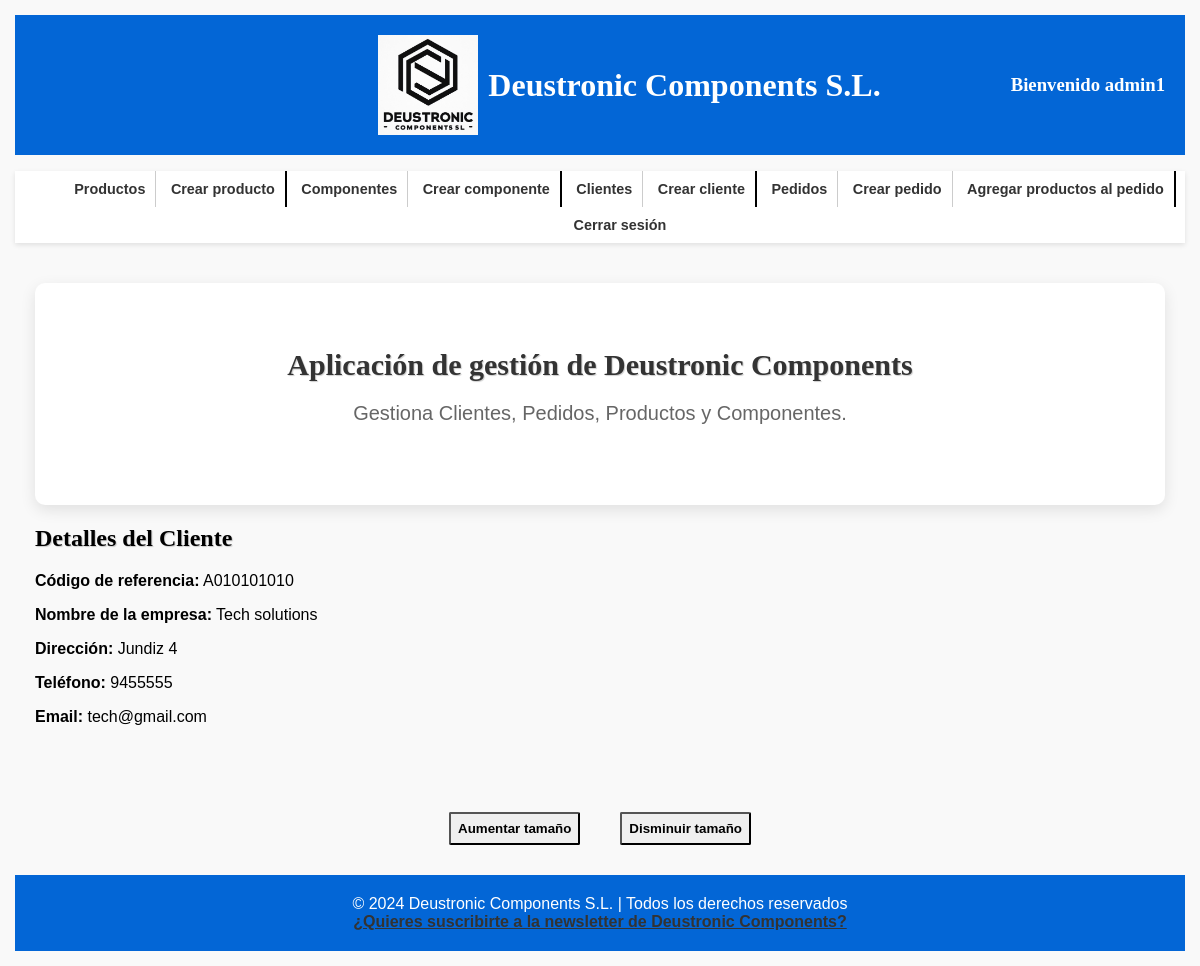
The app's page /appDeustronicComponents/cliente/A010101010 (signed in) with its own data.
### appDeustronicComponents/models.py (models this page shows, shortened)
class Cliente(models.Model):
    cif = models.CharField(max_length=100, primary_key=True)
    nombre_empresa = models.CharField(max_length=100)
    direccion = models.CharField(max_length=255)
    telefono = models.IntegerField()
    email = models.EmailField(max_length=255)
    created = models.DateTimeField(auto_now_add=True)
    updated = models.DateTimeField(auto_now=True)
    class Meta:
        verbose_name_plural = "clientes"
        verbose_name = "cliente"
        ordering = ["-created"]

### appDeustronicComponents/views.py (the view)
# urls.py: path('cliente/<str:pk>', ClienteDetailView.as_view(), name='detalle_cliente'),
class ClienteDetailView(DetailView):
    model = Cliente
    template_name = 'appDeustronicComponents/cliente_detail.html'
    context_object_name = 'cliente'
    @method_decorator(login_required)
    def dispatch(self, request, *args, **kwargs):
        return super().dispatch(request, *args, **kwargs)

### templates/appDeustronicComponents/cliente_detail.html (shortened to what this page needs)
{% extends 'base.html' %}
{% block contenido %}
    <h2 class="izq">Detalles del Cliente</h2>
    <p><strong>Código de referencia:</strong> {{ cliente.cif }}</p>
    <p><strong>Nombre de la empresa:</strong> {{ cliente.nombre_empresa }}</p>
    <p><strong>Dirección:</strong> {{ cliente.direccion }}</p>
    <p><strong>Teléfono:</strong> {{ cliente.telefono }}</p>
    <p><strong>Email:</strong> {{ cliente.email }}</p>
{% endblock %}

### templates/base.html (shortened to what this page needs)
<!DOCTYPE html>
<html lang="es">
<head>
    {% load static %}
    <link rel="stylesheet" href="{% static 'css/style.css' %}">
</head>
<body>
<header>
    <div class="logo-container">
        <a href="/appDeustronicComponents/">
            <img src="{% static 'images/logo.jpg' %}" alt="Deustronic Components Logo">
        </a>
        <h1>Deustronic Components S.L.</h1>
    </div>
    <div class="Bienvenida">
        <h3>
            Bienvenido {{ request.user.username }}
        </h3>
    </div>
</header>
<nav>
    <ul id="listaNav">
        <li><a href="{% url 'lista_productos' %}">Productos</a></li>
        <li class="separador"><a href="{% url 'crear_producto' %}">Crear producto</a></li>
        <li><a href="{% url 'lista_componentes' %}">Componentes</a></li>
        <li class="separador"><a href="{% url 'crear_componente' %}">Crear componente</a></li>
        <li><a href="{% url 'lista_clientes' %}">Clientes</a></li>
        <li class="separador"><a href="{% url 'crear_cliente' %}">Crear cliente</a></li>
        <li><a href="{% url 'lista_pedido_productos' %}">Pedidos</a></li>
        <li><a href="{% url 'crear_pedido' %}">Crear pedido</a></li>
        <li class="separador"><a href="{% url 'crear_pedido_producto' %}">Agregar productos al pedido</a></li>
        <li><a href="{% url 'logout' %}">Cerrar sesión</a></li>
    </ul>
</nav>
<div id="content">
    <section class="main-section">
        <h2>Aplicación de gestión de Deustronic Components</h2>
        <p>Gestiona Clientes, Pedidos, Productos y Componentes.</p>
    </section>
    {% block contenido %}{% endblock %}
</div>
<div id="tamaño_texto">
    <button id="aumentar">Aumentar tamaño</button>
    <button id="disminuir">Disminuir tamaño</button>
</div>
<footer>
    &copy; 2024 Deustronic Components S.L. | Todos los derechos reservados
    <br>
    <a href="{% url 'mail' %}" class="newsletter">¿Quieres suscribirte a la newsletter de Deustronic Components?</a>
</footer>
</body>
</html>

### static/css/style.css (style rules this page uses)
html { box-sizing: border-box; font-size: 62.5%; }
*, *:before, *:after { box-sizing: inherit; }
img { max-width: 100%; display: flex; }
h1, h2, h3 { font-family: "Playfair Display", serif; }
h2 { text-align: center; text-shadow: 1px 1px 1px rgba(0, 0, 0, 0.2); }
.izq { text-align: left; }
body { font-family: Arial, sans-serif; margin: 1rem; padding: 0.5rem; background-color: #f9f9f9; font-size: 1.6rem; }
header { background-color: #0366d6; padding: 20px; color: #fff; display: flex; justify-content: space-between; align-items: center; text-align: center; }
.logo-container { margin-left: 30rem; display: flex; align-items: center; justify-content: center; flex-grow: 1; }
.logo-container h1 { margin: 0; }
.Bienvenida { display: flex; align-items: center; justify-content: flex-end; text-align: right; flex-grow: 1; margin-left: auto; }
nav { background-color: #fff; box-shadow: 0 2px 5px rgba(0, 0, 0, 0.1); text-align: center; }
nav ul li:last-child { border-right: 0; }
a { color: #333; font-weight: bold; transition: color 0.3s ease; text-decoration: underline; }
#content { margin: 20px auto; padding: 20px; min-width: 100%; max-width: 100%; display: block; }
.main-section { background-color: #fff; border-radius: 10px; box-shadow: 0 5px 15px rgba(0, 0, 0, 0.1); padding: 40px; text-align: center; }
.main-section h2 { color: #333; font-size: 3rem; margin-bottom: 20px; }
.main-section p { color: #666; font-size: 2rem; margin-bottom: 40px; text-align: center; }
footer { background-color: #0366d6; color: #fff; text-align: center; padding: 20px 0; }

### records on screen
Cliente: cif "A010101010", nombre_empresa "Tech solutions", direccion "Jundiz 4", telefono "9455555", email "tech@gmail.com"

### other values on screen
{{ request.user.username }} "admin1"
